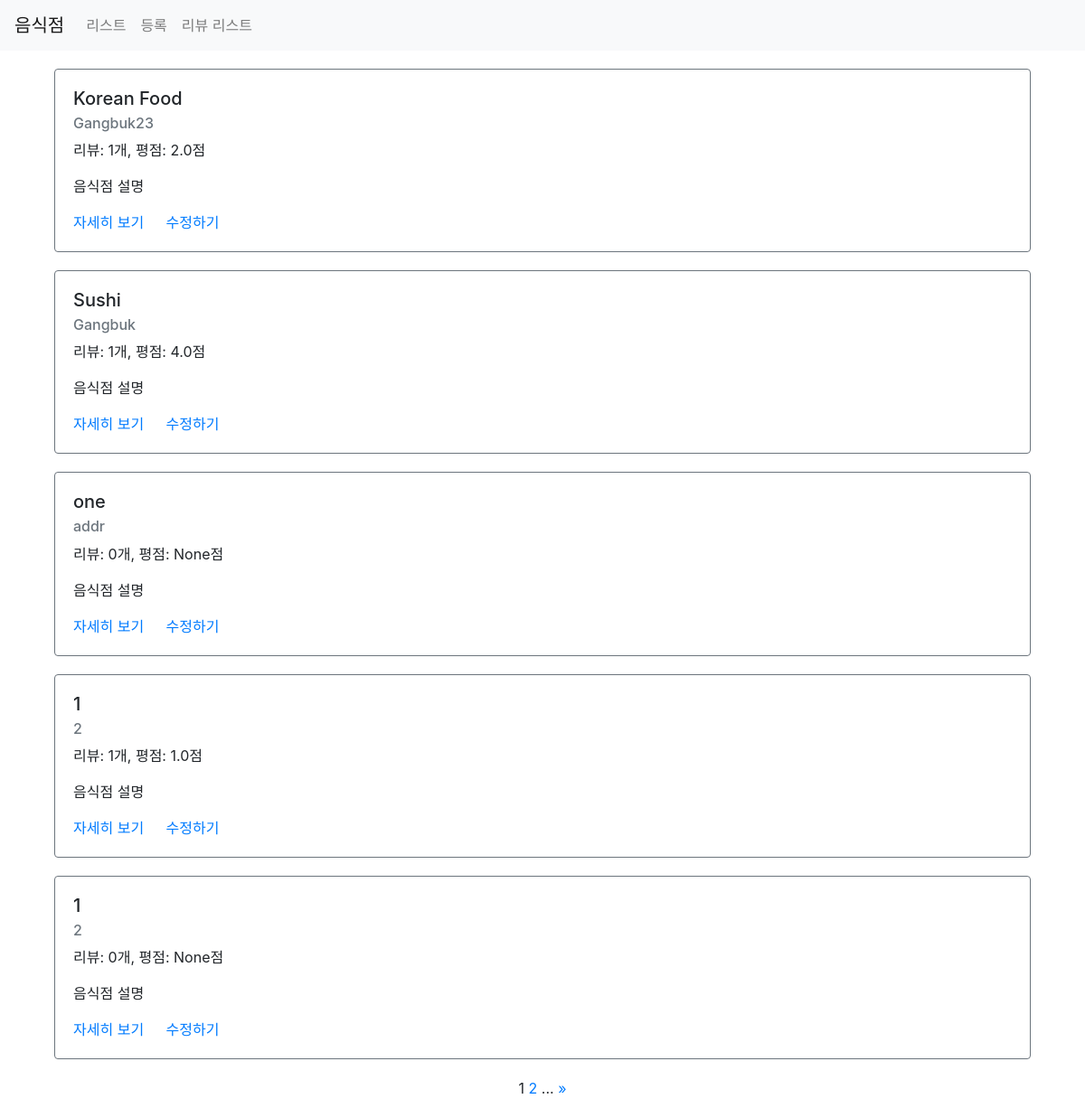
Screenshot of /third/list/ with the database file from the repository.
### third/models.py (models this page shows)
class Restaurant(models.Model):
    name = models.CharField(max_length=30)
    address = models.CharField(max_length=200)
    password = models.CharField(max_length=20, default=None, null=True)  # 기존에 이미 작성되어 사용되고있는 모델클래스에, 어떠한 새로운 필드를 추가할때에는, 초기값을 초기화해줘야하므로 default=None 을 적은것이다. 용도에 따라 default 의 초기화값을 알아서 ''라던가 등등 적절히 적도록하자.
    image = models.CharField(max_length=500, default=None, null=True)  # image의 url을 넣을것이기때문에 문자열이라 CharField을 사용하였음.
    created_at = models.DateTimeField(auto_now_add=True)  # 이 스키마를 따르는 게시물이 생성될때, 해당 이 게시글이 쓰여진 시각이 자동으로 기록됨.
    updated_at = models.DateTimeField(auto_now=True)  # 최근 수정일. 생성될때 넣을 데이터가 아니고, 수정될때마다 넣을 데이터이기때문에, _add 를 붙이지않는다.

### third/views.py (the view)
# urls.py: path('list/', views.list, name='list'),
def list(request):
    restaurants = Restaurant.objects.all().annotate(reviews_count=Count('review')).annotate(average_point=Avg('review__point'))  # restaurants라는 인스턴스 변수에 할당함.
    paginator = Paginator(restaurants, 5)  # 한페이지당 5개씩 보여주겠다는 뜻이다. 참고로 Paginator는 import해서 사용해주어야한다.
    page = request.GET.get('page')  # 현재 보고있는 페이지가 어떤 페이지를 조회를 원했는지 url의 parameter(파라미터)에서 받아옴.
    items = paginator.get_page(page)  # 쿼리 파라미터에서 페이지값을 받아서 그 페이지에 맞는 item들만 필터링해서 보여주겠다는 의미이다.
    context = {
        'restaurants': items
    }
    return render(request, 'third/list.html', context)

### third/templates/third/list.html (shortened to what this page needs)
{% extends 'third/base.html' %}
{% load static %}
{% block content %}
<div class="container">
    {% for item in restaurants %}
    <div class = "row restaurant-item" style="margin:20px auto;">
        <div class="col-sm-12">
            <div class="card border-secondary">
                <div class = "card-body">
                    <h5 class="card-title">{{ item.name }}</h5>
                    <h6 class="card-subtitle mb-2 text-muted">{{ item.address }}</h6>
                    <p class="card-text">리뷰: {{ item.reviews_count }}개, 평점: {{ item.average_point }}점</p>
                    <p class="card-text">음식점 설명</p>
                    <a href="{% url 'restaurant-detail' id=item.id %}" class="card-link">자세히 보기</a>
                    <a href="{% url 'restaurant-update' %}?id={{ item.id }}" class="card-link">수정하기</a>
                </div>
            </div>
        </div>
    </div>
    {% endfor %}
    <div class="row">
        <div class="col-sm-12 text-center">
            <div class="pagination">
                <span class="step-links text-center" style="width:100%;">
                    <span class="current">
                        {{ restaurants.number }}
                    </span>
                    {% if restaurants.has_next %}
                        <a href="?page={{ restaurants.next_page_number }}">{{ restaurants.next_page_number }}</a>
                        ...
                        <a href="?page={{ restaurants.paginator.num_pages }}">&raquo;</a>
                    {% endif %}
                </span>
            </div>
        </div>
    </div>
</div>
{% endblock %}

### rows the page displays
Restaurant: name "Korean Food", address "Gangbuk23", reviews_count "1", average_point "2.0"
Restaurant: name "Sushi", address "Gangbuk", reviews_count "1", average_point "4.0"
Restaurant: name "one", address "addr", reviews_count "0", average_point "None"
Restaurant: name "1", address "2", reviews_count "1", average_point "1.0"
Restaurant: name "1", address "2", reviews_count "0", average_point "None"

### other values shown
{{ restaurants.number }} "1"
{{ restaurants.next_page_number }} "2"
